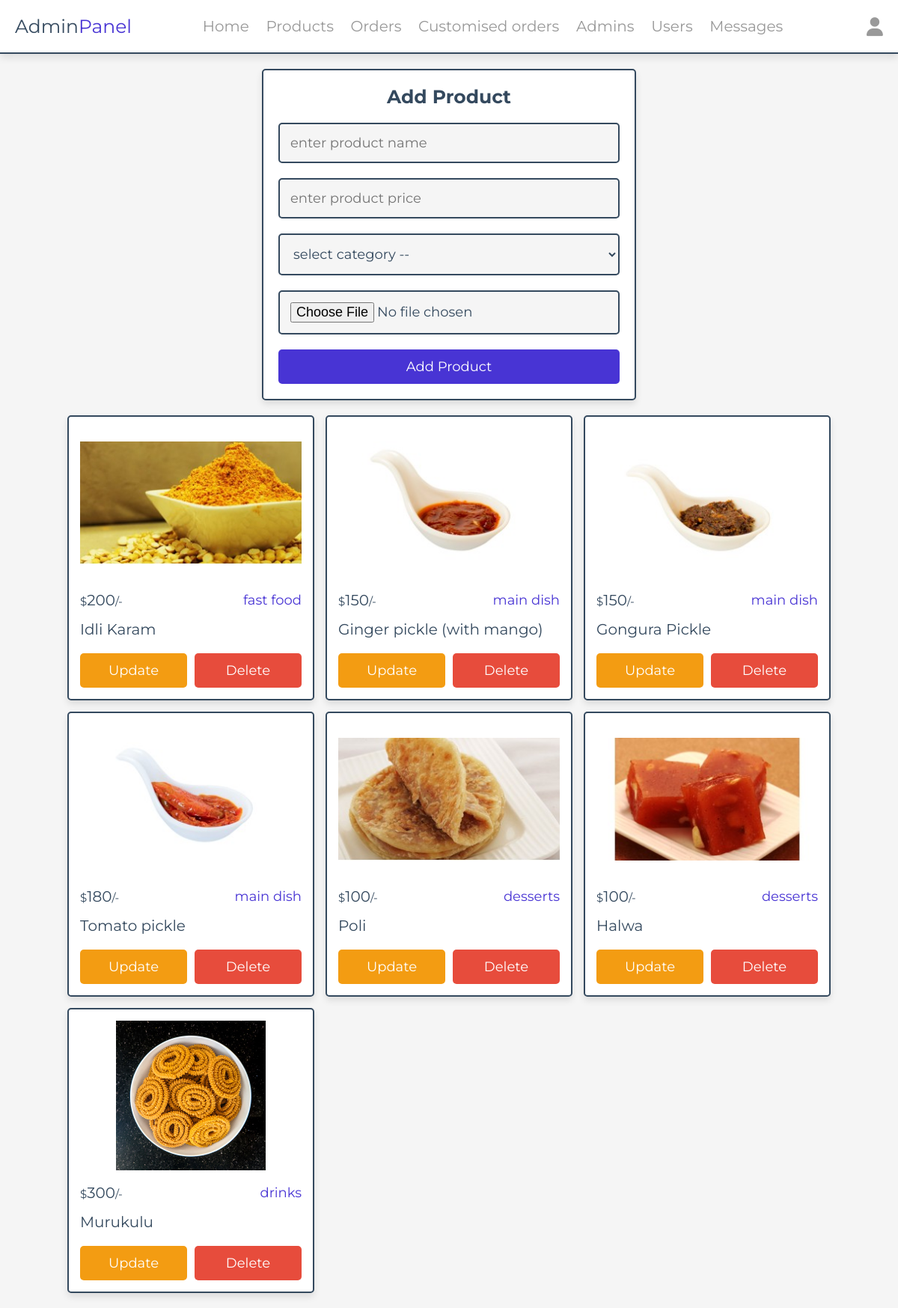
The app's page /admin/products.php (signed in) with its own data.
### tables this page shows
CREATE TABLE `products` (
  `id` int(100) NOT NULL,
  `name` varchar(100) NOT NULL,
  `category` varchar(100) NOT NULL,
  `price` int(10) NOT NULL,
  `image` varchar(100) NOT NULL
);

### admin/products.php (the view, shortened to what this page needs)
<?php
include '../components/connect.php';
?>
<!DOCTYPE html>
<html lang="en">
<head>
   <link rel="stylesheet" href="https://cdnjs.cloudflare.com/ajax/libs/font-awesome/6.1.1/css/all.min.css">
   <link rel="stylesheet" href="../css/admin_style.css">
</head>
<body>
<?php include '../components/admin_header.php' ?>
<section class="add-products">
   <form action="" method="POST" enctype="multipart/form-data">
      <h3>add product</h3>
      <input type="text" required placeholder="enter product name" name="name" maxlength="100" class="box">
      <input type="number" min="0" max="9999999999" required placeholder="enter product price" name="price" onkeypress="if(this.value.length == 10) return false;" class="box">
      <select name="category" class="box" required>
         <option value="" disabled selected>select category --</option>
      </select>
      <input type="file" name="image" class="box" accept="image/jpg, image/jpeg, image/png, image/webp" required>
      <input type="submit" value="add product" name="add_product" class="btn">
   </form>
</section>
<section class="show-products" style="padding-top: 0;">
   <div class="box-container">
   <?php
      $show_products = $conn->prepare("SELECT * FROM `products`");
      $show_products->execute();
      if($show_products->rowCount() > 0){
         while($fetch_products = $show_products->fetch(PDO::FETCH_ASSOC)){
   ?>
   <div class="box">
      <img src="../uploaded_img/<?= $fetch_products['image']; ?>" alt="">
      <div class="flex">
         <div class="price"><span>$</span><?= $fetch_products['price']; ?><span>/-</span></div>
         <div class="category"><?= $fetch_products['category']; ?></div>
      </div>
      <div class="name"><?= $fetch_products['name']; ?></div>
      <div class="flex-btn">
         <a href="update_product.php?update=<?= $fetch_products['id']; ?>" class="option-btn">update</a>
         <a href="products.php?delete=<?= $fetch_products['id']; ?>" class="delete-btn" onclick="return confirm('delete this product?');">delete</a>
      </div>
   </div>
   <?php
         }
      }else{
         echo '<p class="empty">no products added yet!</p>';
      }
   ?>
   </div>
</section>
</body>
</html>

### css/admin_style.css (style rules this page uses)
:root { --main-color:#4834d4; --red:#e74c3c; --orange:#f39c12; --black:#34495e; --white:#fff; --light-bg:#f5f5f5; --light-color:#999; --border:.2rem solid var(--black); --box-shadow:0 .5rem 1rem rgba(0,0,0,.1); }
* { font-family: 'Montserrat', sans-serif; margin:0; padding:0; box-sizing: border-box; text-decoration: none; outline: none; border:none; }
html { font-size: 62.5%; overflow-x: hidden; }
body { background-color: var(--light-bg); }
section { max-width: 1200px; margin:0 auto; padding:2rem; }
.btn, .delete-btn, .option-btn { display: block; margin-top: 1rem; border-radius: .5rem; cursor: pointer; width: 100%; font-size: 1.8rem; color:var(--white); padding:1.2rem 3rem; text-transform: capitalize; text-align: center; }
.btn { background-color: var(--main-color); }
.delete-btn { background-color: var(--red); }
.option-btn { background-color: var(--orange); }
.flex-btn { display: flex; gap:1rem; }
.add-products form { margin:0 auto; max-width: 50rem; background-color: var(--white); border-radius: .5rem; box-shadow: var(--box-shadow); border:var(--border); padding:2rem; text-align: center; }
.add-products form h3 { margin-bottom: 1rem; font-size: 2.5rem; color:var(--black); text-transform: capitalize; }
.add-products form .box { background-color: var(--light-bg); border:var(--border); width: 100%; padding:1.4rem; font-size: 1.8rem; color:var(--black); border-radius: .5rem; margin: 1rem 0; }
.show-products .box-container { display: grid; grid-template-columns: repeat(auto-fit, 33rem); gap:1.5rem; justify-content: center; align-items: flex-start; }
.show-products .box-container .box { background-color: var(--white); border-radius: .5rem; box-shadow: var(--box-shadow); border:var(--border); padding:1.5rem; }
.show-products .box-container .box img { width: 100%; height: 20rem; object-fit: contain; margin-bottom: 1rem; }
.show-products .box-container .box .name { font-size: 2rem; color:var(--black); padding:1rem 0; }
.show-products .box-container .box .flex { display: flex; align-items: center; gap:1rem; justify-content: space-between; }
.show-products .box-container .box .flex .category { font-size: 1.8rem; color:var(--main-color); }
.show-products .box-container .box .flex .price { font-size: 2rem; color:var(--black); margin:.5rem 0; }
.show-products .box-container .box .flex .price span { font-size: 1.5rem; }

### records on screen
products: image (picture), price "200", category "fast food", name "Idli Karam"
products: image (picture), price "150", category "main dish", name "Ginger pickle (with mango)"
products: image (picture), price "150", category "main dish", name "Gongura Pickle"
products: image (picture), price "180", category "main dish", name "Tomato pickle"
products: image (picture), price "100", category "desserts", name "Poli"
products: image (picture), price "100", category "desserts", name "Halwa"
products: image (picture), price "300", category "drinks", name "Murukulu"
